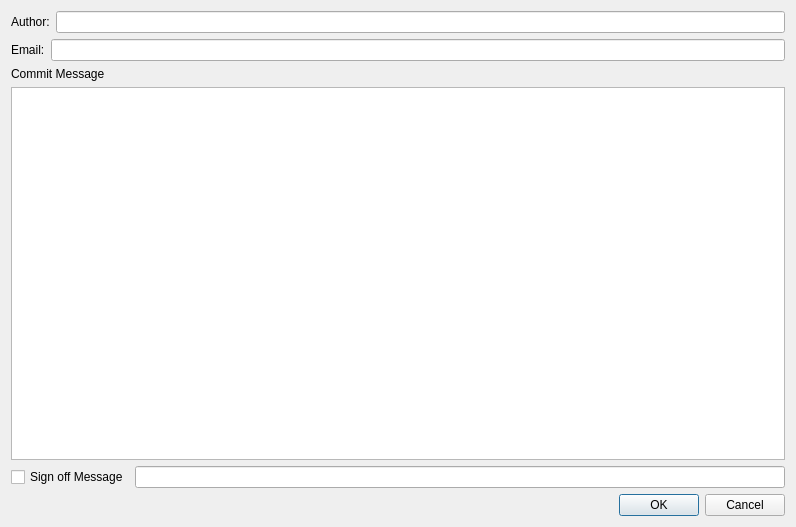
<ui version="4.0" >
 <class>commitDialog</class>
 <widget class="QDialog" name="commitDialog" >
  <property name="geometry" >
   <rect>
    <x>0</x>
    <y>0</y>
    <width>796</width>
    <height>527</height>
   </rect>
  </property>
  <property name="windowTitle" >
   <string>Dialog</string>
  </property>
  <layout class="QVBoxLayout" >
   <item>
    <layout class="QHBoxLayout" >
     <item>
      <widget class="QLabel" name="label" >
       <property name="text" >
        <string>Author:</string>
       </property>
      </widget>
     </item>
     <item>
      <widget class="QLineEdit" name="author_name" />
     </item>
    </layout>
   </item>
   <item>
    <layout class="QHBoxLayout" >
     <item>
      <widget class="QLabel" name="label_2" >
       <property name="text" >
        <string>Email:</string>
       </property>
      </widget>
     </item>
     <item>
      <widget class="QLineEdit" name="author_email" />
     </item>
    </layout>
   </item>
   <item>
    <layout class="QVBoxLayout" >
     <item>
      <widget class="QLabel" name="label_3" >
       <property name="text" >
        <string>Commit Message</string>
       </property>
      </widget>
     </item>
     <item>
      <widget class="QTextEdit" name="commitMessage" />
     </item>
    </layout>
   </item>
   <item>
    <layout class="QHBoxLayout" >
     <item>
      <widget class="QCheckBox" name="signOff" >
       <property name="text" >
        <string>Sign off Message</string>
       </property>
      </widget>
     </item>
     <item>
      <widget class="QLineEdit" name="signofftext" />
     </item>
    </layout>
   </item>
   <item>
    <widget class="QDialogButtonBox" name="buttonBox" >
     <property name="standardButtons" >
      <set>QDialogButtonBox::Cancel|QDialogButtonBox::NoButton|QDialogButtonBox::Ok</set>
     </property>
    </widget>
   </item>
  </layout>
 </widget>
 <resources/>
 <connections>
  <connection>
   <sender>buttonBox</sender>
   <signal>accepted()</signal>
   <receiver>commitDialog</receiver>
   <slot>accept()</slot>
   <hints>
    <hint type="sourcelabel" >
     <x>403</x>
     <y>495</y>
    </hint>
    <hint type="destinationlabel" >
     <x>346</x>
     <y>381</y>
    </hint>
   </hints>
  </connection>
  <connection>
   <sender>buttonBox</sender>
   <signal>rejected()</signal>
   <receiver>commitDialog</receiver>
   <slot>reject()</slot>
   <hints>
    <hint type="sourcelabel" >
     <x>512</x>
     <y>508</y>
    </hint>
    <hint type="destinationlabel" >
     <x>499</x>
     <y>386</y>
    </hint>
   </hints>
  </connection>
 </connections>
</ui>
